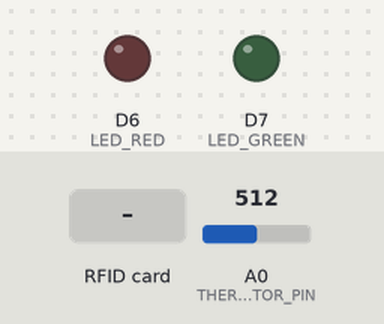
Recording of a sketch running on a simulated Arduino Uno R4 WiFi. On the bench: output pins drawn as LEDs (lit = HIGH). The inputs (shaded band) are chosen by the test bench; at power-on: A0 (THERMISTOR_PIN) = 512. WiFi joins after 1.5 s; servers stay silent unless stated; network time is answered at once with the bench clock; the local clock reads 2024-03-15 10:24:30 at power-on unless the sketch sets it; random numbers use the default seed unless the sketch sets one; no MQTT or app messages arrive unless stated; what the sketch prints to the serial monitor is not drawn.

Above: at 3.7 s.
3.8 s: RFID card 12 34 56 78 held to the reader
At 9.6 s:
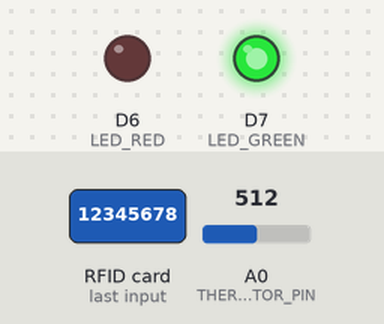
Timing chart, 0 to 11.3 s (numbered marks = the images above; inputs shaded):
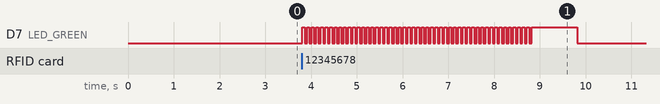

Measured:
- after the input at 3.8 s, D7 (LED_GREEN): goes 50 × (HIGH 0.05 s, LOW 0.05 s), HIGH 1.0 s, then LOW, starting at once

The sketch:

sketch_oct19d_copy_20261019175325.ino
```cpp
#include <SPI.h>
#include <MFRC522.h>
#include <WiFiS3.h>
#include <WiFiUdp.h>
#include <NTPClient.h>
#include <PubSubClient.h> // ไลบรารีสำหรับ MQTT

// ==========================================
// 🔴 1. ตั้งค่า WiFi และ MQTT
// ==========================================
const char* ssid = "bambam";
const char* password = "12345678";

// ตั้งค่า MQTT Broker (ใช้ของฟรีจาก HiveMQ)
const char* mqtt_server = "broker.hivemq.com";
const char* mqtt_topic = "it_project/attendance/room1";

WiFiClient wifiClient;
PubSubClient mqttClient(wifiClient);

WiFiUDP ntpUDP;
NTPClient timeClient(ntpUDP, "pool.ntp.org", 25200, 60000);

// ==========================================
// 🔴 2. ตั้งค่าเซนเซอร์
// ==========================================
#define SS_PIN  10
#define RST_PIN 9
MFRC522 rfid(SS_PIN, RST_PIN);

#define THERMISTOR_PIN A0
#define LED_GREEN 7
#define LED_RED   6

const float SERIES_RESISTOR = 10000.0;
const float NOMINAL_RESISTANCE = 10000.0;
const float NOMINAL_TEMPERATURE = 25.0;
const float B_COEFFICIENT = 3950.0;

void setup_wifi() {
  delay(10);
  Serial.print("กำลังเชื่อมต่อ WiFi: ");
  Serial.println(ssid);

  WiFi.begin(ssid, password);
  while (WiFi.status() != WL_CONNECTED) {
    delay(500);
    Serial.print(".");
  }
  Serial.println("\nWiFi เชื่อมต่อสำเร็จ!");
}

void reconnect_mqtt() {
  // วนลูปจนกว่าจะต่อ MQTT สำเร็จ
  while (!mqttClient.connected()) {
    Serial.print("พยายามเชื่อมต่อ MQTT Broker...");
    // สร้างชื่อ Client ID แบบสุ่มป้องกันการชนกัน
    String clientId = "ArduinoR4Client-";
    clientId += String(random(0xffff), HEX);

    if (mqttClient.connect(clientId.c_str())) {
      Serial.println("เชื่อมต่อ MQTT สำเร็จ!");
    } else {
      Serial.print("ล้มเหลว, รหัส error=");
      Serial.print(mqttClient.state());
      Serial.println(" รอ 5 วินาทีแล้วลองใหม่");
      delay(5000);
    }
  }
}

void setup() {
  Serial.begin(115200);
  delay(1000);

  pinMode(LED_GREEN, OUTPUT);
  pinMode(LED_RED, OUTPUT);
  digitalWrite(LED_GREEN, LOW);
  digitalWrite(LED_RED, LOW);

  SPI.begin();
  rfid.PCD_Init();

  setup_wifi();

  mqttClient.setServer(mqtt_server, 1883); // พอร์ต 1883 สำหรับบอร์ด Arduino

  timeClient.begin();

  Serial.println("=============================================");
  Serial.println(" ระบบพร้อม! แตะบัตร -> บีบเซนเซอร์ค้างไว้ 5 วิ ");
  Serial.println("=============================================");
}

float readTemperature() {
  int analogValue = analogRead(THERMISTOR_PIN);
  if (analogValue == 0) return 0.0;

  float resistance = SERIES_RESISTOR / (1023.0 / analogValue - 1.0);
  float steinhart = resistance / NOMINAL_RESISTANCE;
  steinhart = log(steinhart) / B_COEFFICIENT;
  steinhart += 1.0 / (NOMINAL_TEMPERATURE + 273.15);
  steinhart = 1.0 / steinhart;
  return steinhart - 273.15;
}

void loop() {
  // เช็กว่า WiFi และ MQTT ยังเชื่อมต่ออยู่ไหม ถ้าหลุดให้ต่อใหม่
  if (!mqttClient.connected()) {
    reconnect_mqtt();
  }
  mqttClient.loop();
  timeClient.update();

  if (!rfid.PICC_IsNewCardPresent() || !rfid.PICC_ReadCardSerial()) {
    return;
  }

  String cardUID = "";
  for (byte i = 0; i < rfid.uid.size; i++) {
    if (rfid.uid.uidByte[i] < 0x10) cardUID += "0";
    cardUID += String(rfid.uid.uidByte[i], HEX);
  }
  cardUID.toUpperCase();

  Serial.println("แตะบัตรแล้ว! กำลังวัดอุณหภูมิ กรุณาบีบเซนเซอร์...");

  float maxBodyTemp = 0.0;
  for(int i = 0; i < 50; i++) {
    float currentTemp = readTemperature();
    if (currentTemp > maxBodyTemp) {
      maxBodyTemp = currentTemp;
    }
    digitalWrite(LED_GREEN, HIGH);
    delay(50);
    digitalWrite(LED_GREEN, LOW);
    delay(50);
  }

  float finalDisplayTemp = maxBodyTemp + 4.0;
  String currentTime = timeClient.getFormattedTime();

  // ==========================================
  // 🔴 3. จัดรูปแบบ JSON และ Publish ขึ้น MQTT
  // ==========================================
  // จะได้หน้าตาแบบนี้: {"uid":"A1B2C3D4", "temp":36.5, "time":"08:30:00"}
  String jsonPayload = "{\"uid\":\"" + cardUID + "\",\"temp\":" + String(finalDisplayTemp, 1) + ",\"time\":\"" + currentTime + "\"}";

  // ส่งขึ้นเน็ต!
  mqttClient.publish(mqtt_topic, jsonPayload.c_str());

  // ปริ้นต์ลงจอคอมให้เราดูด้วยเพื่อความชัวร์
  Serial.print("ส่งข้อมูลสำเร็จ: ");
  Serial.println(jsonPayload);

  digitalWrite(LED_GREEN, HIGH);
  delay(1000);
  digitalWrite(LED_GREEN, LOW);

  rfid.PICC_HaltA();
  rfid.PCD_StopCrypto1();
  delay(1000);
}
```
